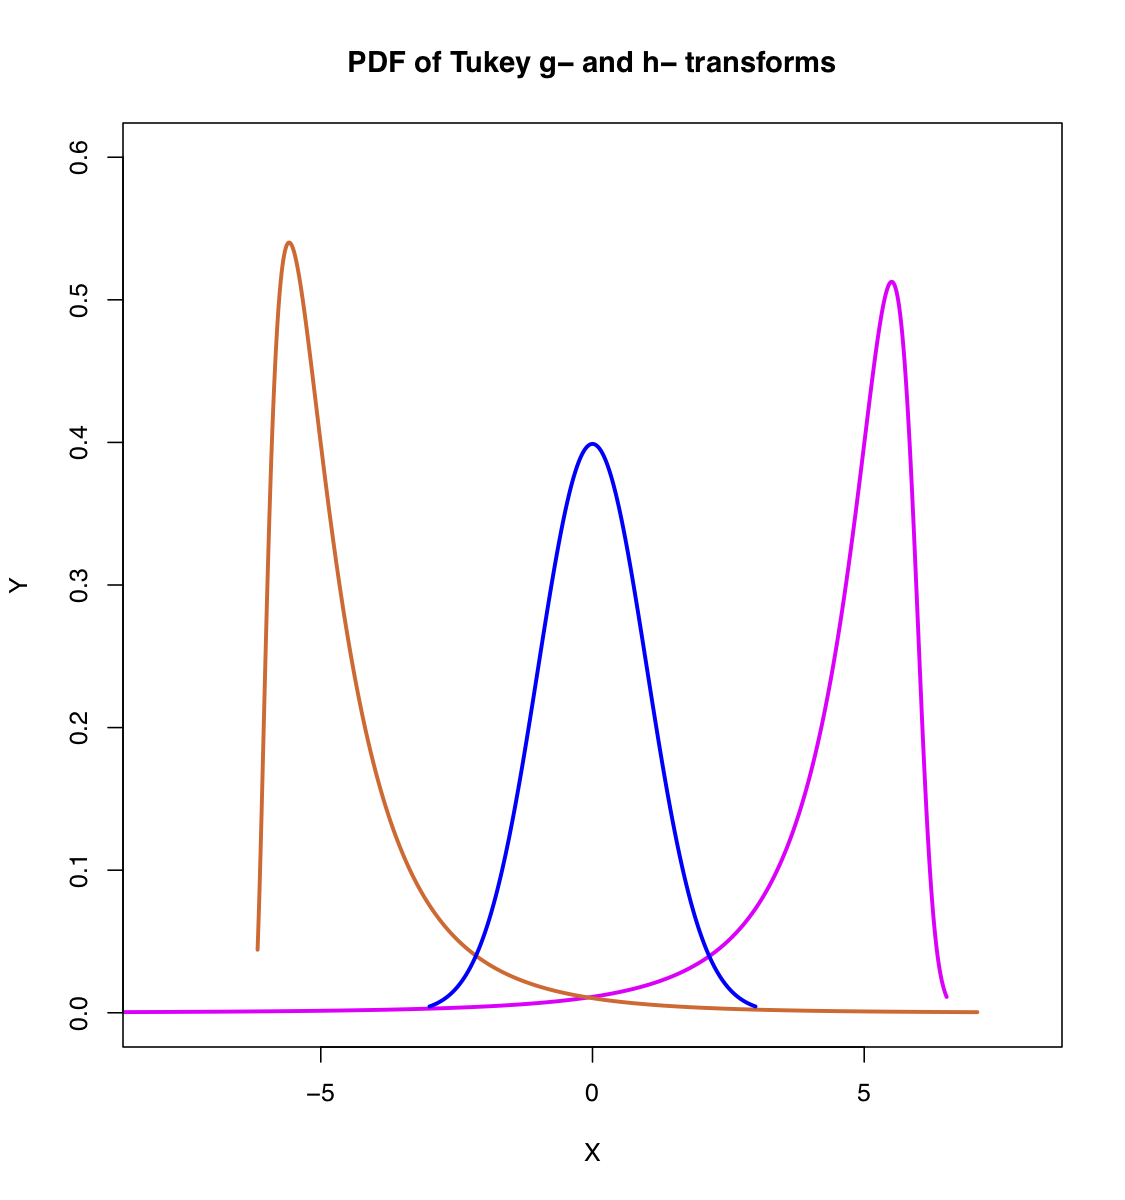

Reproduce this figure in R.
# ----------------------------------------------------------------------------
#  Project:     Tukey g- and h- transformations    
# ----------------------------------------------------------------------------
#  Quantlet:    TukeyPDF
# ----------------------------------------------------------------------------
#  Description: TukeyPDF produces parametric plots of Tukey g- and h-
#               transformed variables.  
# ----------------------------------------------------------------------------
#  Author:      Awdesch Melzer
# ----------------------------------------------------------------------------
  
# clear history
rm(list=ls(all=T))
graphics.off()

x = seq(-3,3,length=2000);

# specify values for g and h

g1 = -0.78;
h1 = 0.06;

# specify dependent and independent variables for the parametric plot of a
# distribution

T1 = (1/g1)*exp(h1*x^2/2)*(exp(g1*x)-1);      
y0 = 1/sqrt(2*pi)*exp(-x^2/2);
yy1 = exp(g1*x+h1*x^2/2)+(1/g1)*exp(h1*x^2/2)*(exp(g1*x)-1)*h1*x;
y1 = y0/yy1;    

g2=0.78;
h2=0.001;

T2=(1/g2)*exp(h2*x^2/2)*(exp(g2*x)-1);    
yy2=exp(g2*x+h2*x^2/2)+(1/g2)*exp(h2*x^2/2)*(exp(g2*x)-1)*h2*x;
y2 = y0/yy2;  

plot(T1+5,y1, col="magenta", type="l", lwd=2.5,ylim=c(0,0.6),xlim=c(-8,8),xlab="X", ylab="Y")
lines(T2-5,y2,col=rgb(0.9100,0.4100,0.1700),lwd=2.5)
lines(x,y0,col="blue",lwd=2.5)
title('PDF of Tukey g- and h- transforms')

# For reference see Headrick et al. (2008), "Parametric probability
# densities and distribution functions for Tukey g- and h- Transformations
# and their Use for Fitting Data", Applied Mathematical Science 2/9,
# 449-462.
